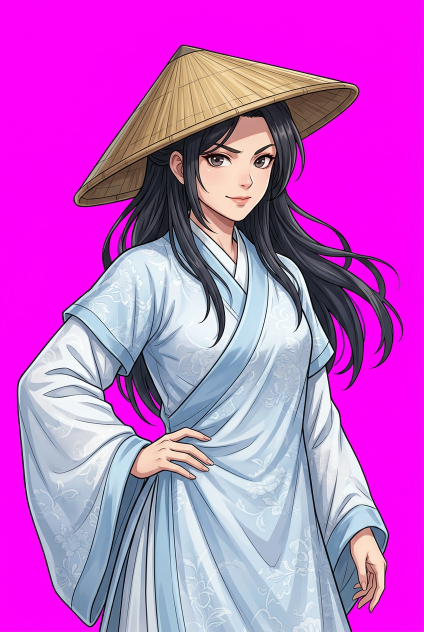
#> input picture detective/generated-images/_2026-05-18T14-22-12.png, 848 x 1264 px (shown at 1/2 size)
$ python defringe_portrait.py ../generated-images/_2026-05-18T14-22-12.png out.png
#> lines starting #> are read from the running program, lines starting #| are printed output that depends on the picture; after the words box and inside, x2 and y2 are one past the last pixel; in counts of white or black regions, pixels touching at a corner belong together
from __future__ import annotations

from collections import deque
from pathlib import Path
import sys

import numpy as np
from PIL import Image, ImageFilter


def _border_rgb(data: np.ndarray) -> np.ndarray:
    h, w, _ = data.shape
    border = np.concatenate([
        data[0, :, :3],
        data[h - 1, :, :3],
        data[:, 0, :3],
        data[:, w - 1, :3],
    ], axis=0)
    return np.median(border, axis=0)


def _connected_background_mask(rgb: np.ndarray, bg: np.ndarray, tolerance: float = 70.0) -> np.ndarray:
    h, w, _ = rgb.shape
    dist = np.linalg.norm(rgb.astype(np.float32) - bg.astype(np.float32), axis=2)

    # 只把紫/绿纯色底作为候选，避免误删衣服/肤色。
    r, g, b = rgb[:, :, 0], rgb[:, :, 1], rgb[:, :, 2]
    bg_is_green = bg[1] > bg[0] + 15 and bg[1] > bg[2] + 15
    bg_is_purple = bg[0] > bg[1] + 15 and bg[2] > bg[1] + 15
    if bg_is_green:
        chroma_candidate = (g > r + 30) & (g > b + 30)
    elif bg_is_purple:
        chroma_candidate = (r > g + 22) & (b > g + 22)
    else:
        chroma_candidate = np.ones((h, w), dtype=bool)

    # flood fill 从画布边缘向内扩展，仅依赖距离阈值。
    # chroma_candidate 对暗绿色背景误判率高，改为只用距离。
    candidate = dist < tolerance
    visited = np.zeros((h, w), dtype=bool)
    q: deque[tuple[int, int]] = deque()

    def push(y: int, x: int) -> None:
        if 0 <= y < h and 0 <= x < w and candidate[y, x] and not visited[y, x]:
            visited[y, x] = True
            q.append((y, x))

    for x in range(w):
        push(0, x)
        push(h - 1, x)
    for y in range(h):
        push(y, 0)
        push(y, w - 1)

    while q:
        y, x = q.popleft()
        push(y - 1, x)
        push(y + 1, x)
        push(y, x - 1)
        push(y, x + 1)

    return visited


def _defringe_visible_chroma(data: np.ndarray) -> np.ndarray:
    """清掉已经透明化后仍可见的紫/绿描边 — 仅限极窄边缘，不伤角色。"""
    r, g, b, a = data[:, :, 0], data[:, :, 1], data[:, :, 2], data[:, :, 3]
    transparent = a < 8
    transparent_img = Image.fromarray((transparent.astype(np.uint8) * 255), mode="L")
    # 只取 5px 边缘带（原来 27px 太宽，会吃掉角色）
    edge_band = np.array(transparent_img.filter(ImageFilter.MaxFilter(size=5)), dtype=np.uint8) > 0

    purple = (a > 8) & edge_band & (r > g + 12) & (b > g + 12) & (((r + b) * 0.5) > g + 18)
    blue_purple = (a > 8) & edge_band & (b > g + 15) & (r > g + 5)
    green = (a > 8) & edge_band & (g > r + 15) & (g > b + 15)
    fringe = purple | blue_purple | green
    if not np.any(fringe):
        return data

    # 最外层色键污染不做灰化，直接透明，避免在深色背景上出现灰边。
    data[:, :, 3][fringe] = 0

    # 对紧邻透明区域的低 alpha 雾边再收一次 — 只收 3px（原来 9px 太宽）。
    r, g, b, a = data[:, :, 0], data[:, :, 1], data[:, :, 2], data[:, :, 3]
    transparent = a < 8
    transparent_img = Image.fromarray((transparent.astype(np.uint8) * 255), mode="L")
    tight_edge = np.array(transparent_img.filter(ImageFilter.MaxFilter(size=3)), dtype=np.uint8) > 0
    edge_haze = tight_edge & (a > 0) & (a < 64)
    data[:, :, 3][edge_haze] = 0

    return data


def remove_chroma_background(path: str, out_path: str | None = None) -> None:
    """移除AI立绘的紫色/绿色纯色背景，并做去边。"""
#> called with out_path = 'out.png'
    if out_path is None:
        out_path = path

    img = Image.open(path).convert("RGBA")
    data = np.array(img, dtype=np.float32)
    rgb = data[:, :, :3].astype(np.uint8)
#> rgb is the input picture: shape (1264, 848, 3); mean R, G, B 195.3, 94.3, 202.2
    bg = _border_rgb(data).astype(np.float32)
#> bg = [251, 11.5, 248]

    bg_mask = _connected_background_mask(rgb, bg)
#> in _connected_background_mask, `dist = np.linalg.norm(rgb.astype(np.float32) - bg.astype(np.float32), ..`:
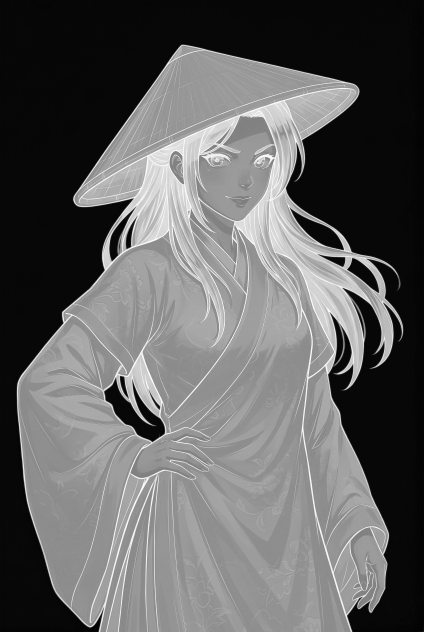
#> dist: shape (1264, 848) float32 (shown at 1/2 size); min 1.5, max 353, mean 137; drawn with min black and max white
#> in _connected_background_mask, `r, g, b = rgb[:, :, 0], rgb[:, :, 1], rgb[:, :, 2]`:
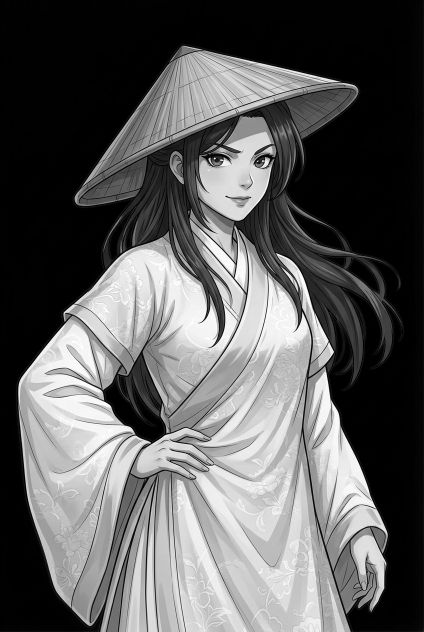
#> g: shape (1264, 848) (shown at 1/2 size); min 0, max 255, mean 94.3
#> in _connected_background_mask, `r, g, b = rgb[:, :, 0], rgb[:, :, 1], rgb[:, :, 2]`:
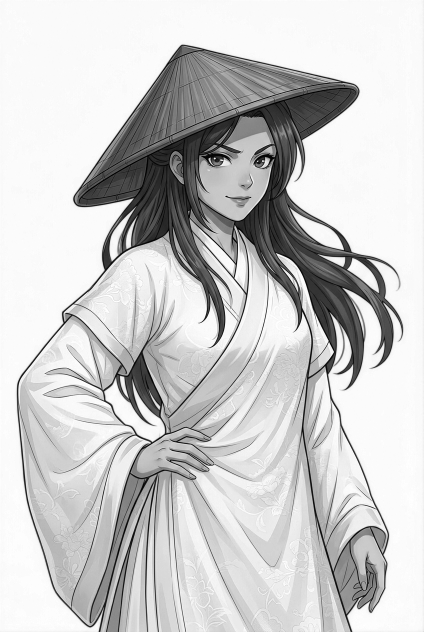
#> b: shape (1264, 848) (shown at 1/2 size); min 0, max 255, mean 202.2
#> in _connected_background_mask, `bg_is_green = bg[1] > bg[0] + 15 and bg[1] > bg[2] + 15`: bg_is_green = False
#> in _connected_background_mask, `bg_is_purple = bg[0] > bg[1] + 15 and bg[2] > bg[1] + 15`: bg_is_purple = True
#> in _connected_background_mask, `chroma_candidate = (r > g + 22) & (b > g + 22)`:
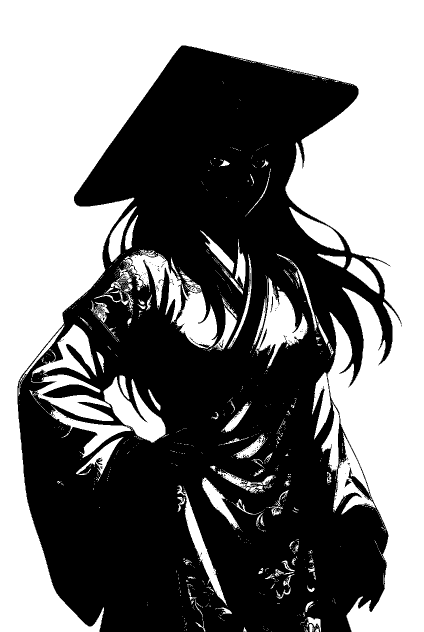
#> chroma_candidate: shape (1264, 848) bool (shown at 1/2 size); 48.8% white; 1021 white regions (891 under 20 px), largest, box (x1, y1, x2, y2) and area: (0, 0, 848, 1264) 436851, (510, 555, 615, 737) 7060, (207, 753, 331, 885) 6750
#> in _connected_background_mask, `candidate = dist < tolerance`: candidate: shape (1264, 848) bool; 41% white; 13 white regions (2 under 20 px), largest, box (x1, y1, x2, y2) and area: (0, 0, 848, 1264) 426245, (209, 758, 329, 883) 5625, (582, 419, 687, 500) 2843
#> bg_mask: shape (1264, 848) bool; 39.8% white; 1 white region, box (x1, y1, x2, y2) and area: (0, 0, 848, 1264) 426245

    # 扩大一点背景区域，吃掉紧贴人物的色边 — 只扩 1 像素（用 3x3 MaxFilter），避免吃掉角色。
    bg_img = Image.fromarray((bg_mask.astype(np.uint8) * 255), mode="L")
    bg_expanded = bg_img.filter(ImageFilter.MaxFilter(size=3))
#> bg_expanded: PIL image 848x1264 L; 40.3% white; 1 white region, box (x1, y1, x2, y2) and area: (0, 0, 848, 1264) 432255
    bg_soft = bg_expanded.filter(ImageFilter.GaussianBlur(radius=0.8))
    bg_alpha = np.array(bg_soft, dtype=np.float32) / 255.0

    alpha = data[:, :, 3]
#> alpha: shape (1264, 848) float32; every value is 255
    alpha = alpha * (1.0 - bg_alpha)
    data[:, :, 3] = np.clip(alpha, 0, 255)

    # 全局色键：处理人物手臂/烟杆/发丝围出的内部孔洞；这些区域不连到画布边缘，不能只靠 flood fill。
    # 仅在已确认是背景色的区域应用，避免误删角色像素。
    r, g, b, a = data[:, :, 0], data[:, :, 1], data[:, :, 2], data[:, :, 3]
    global_purple = (a > 0) & (r > g + 30) & (b > g + 30) & (((r + b) * 0.5) > g + 45)
#> global_purple: shape (1264, 848) bool; 2.5% white; 9 white regions, largest, box (x1, y1, x2, y2) and area: (32, 88, 808, 1264) 12166, (207, 754, 331, 885) 6400, (579, 415, 689, 501) 3216
    global_green = (a > 0) & (g > r + 45) & (g > b + 45)
#> global_green: shape (1264, 848) bool; every value is 0
    data[:, :, 3][global_purple | global_green] = 0

    # 第一遍：处理半透明色边 — 仅限紧邻透明区域的极窄边缘（3px）。
    r, g, b, a = data[:, :, 0], data[:, :, 1], data[:, :, 2], data[:, :, 3]
    transparent_for_edge = a < 8
#> transparent_for_edge: shape (1264, 848) bool; 41.9% white; 9 white regions, largest, box (x1, y1, x2, y2) and area: (0, 0, 848, 1264) 434336, (207, 754, 331, 885) 6400, (579, 415, 689, 501) 3216
    transparent_img_edge = Image.fromarray((transparent_for_edge.astype(np.uint8) * 255), mode="L")
    narrow_edge = np.array(transparent_img_edge.filter(ImageFilter.MaxFilter(size=3)), dtype=np.uint8) > 0
#> narrow_edge: shape (1264, 848) bool; 42.7% white; 7 white regions, largest, box (x1, y1, x2, y2) and area: (0, 0, 848, 1264) 443783, (206, 750, 332, 886) 7693, (693, 514, 760, 588) 2189
    edge = narrow_edge & (a > 3) & (a < 245)
#> edge: shape (1264, 848) bool; 0.46% white in thin lines or dots, all inside (x1, y1, x2, y2) = (34, 90, 805, 1264)
    purple = edge & (r > g + 12) & (b > g + 12)
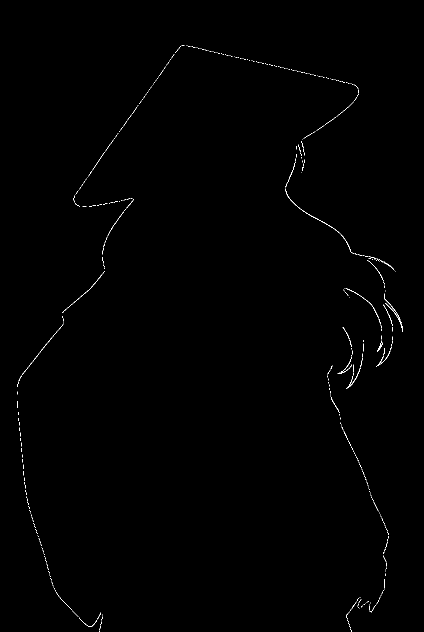
#> purple: shape (1264, 848) bool (shown at 1/2 size); 0.32% white in thin lines or dots, all inside (x1, y1, x2, y2) = (34, 90, 805, 1264)
    green = edge & (g > r + 15) & (g > b + 15)
    fringe = purple | green
    if np.any(fringe):
        neutral = np.median(data[~bg_mask & (a > 200), :3], axis=0) if np.any(~bg_mask & (a > 200)) else np.array([120, 100, 85])
#> neutral = [171, 182, 198]
        data[fringe, 0] = data[fringe, 0] * 0.55 + neutral[0] * 0.45
        data[fringe, 1] = data[fringe, 1] * 0.55 + neutral[1] * 0.45
        data[fringe, 2] = data[fringe, 2] * 0.55 + neutral[2] * 0.45

    # 第二遍：处理仍然不透明、但肉眼可见的紫/绿外描边。
    data = _defringe_visible_chroma(data)
#> in _defringe_visible_chroma, `edge_band = np.array(transparent_img.filter(ImageFilter.MaxFilter(size..`: edge_band: shape (1264, 848) bool; 43.4% white; 6 white regions, box (x1, y1, x2, y2) and area: (0, 0, 848, 1264) 452117, (205, 749, 333, 887) 8528, (692, 513, 761, 589) 2475, (249, 429, 277, 501) 980, (633, 506, 693, 537) 979, (295, 778, 323, 822) 482
#> in _defringe_visible_chroma, `r, g, b, a = data[:, :, 0], data[:, :, 1], data[:, :, 2], data[:, :, 3]`:
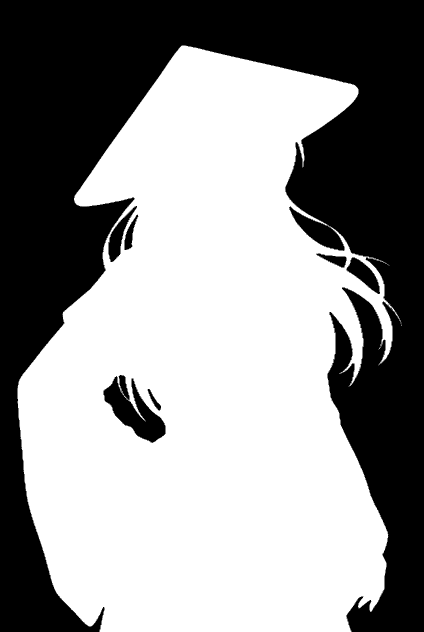
#> a: shape (1264, 848) float32 (shown at 1/2 size); min 0, max 255, mean 146.6
#> in _defringe_visible_chroma, `transparent = a < 8`: transparent: shape (1264, 848) bool; 42.5% white; 7 white regions, largest, box (x1, y1, x2, y2) and area: (0, 0, 848, 1264) 441676, (207, 750, 331, 886) 7578, (693, 515, 760, 588) 2121
#> in _defringe_visible_chroma, `tight_edge = np.array(transparent_img.filter(ImageFilter.MaxFilter(siz..`:
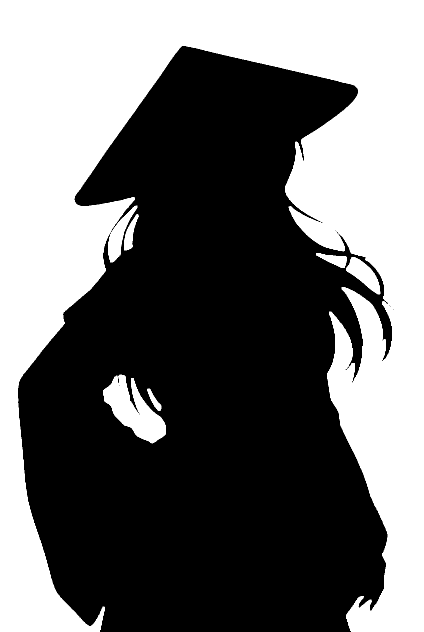
#> tight_edge: shape (1264, 848) bool (shown at 1/2 size); 43.2% white; 6 white regions, box (x1, y1, x2, y2) and area: (0, 0, 848, 1264) 450181, (206, 749, 332, 887) 8426, (692, 514, 761, 589) 2405, (248, 428, 278, 501) 973, (632, 506, 694, 536) 963, (294, 777, 323, 822) 473

    result = Image.fromarray(np.clip(data, 0, 255).astype(np.uint8), mode="RGBA")
    result.save(out_path)
    print(f"Saved transparent portrait: {out_path}")


# [73 lines left out: function despill_green_from_hair, not called in this run]


# 旧入口名保留，兼容已有调用。
def defringe_purple(path: str, out_path: str | None = None) -> None:
    remove_chroma_background(path, out_path)


if __name__ == "__main__":
    if len(sys.argv) < 2:
        print("Usage: python defringe_portrait.py <image.png> [output.png] [--despill-green]")
        sys.exit(1)
    inp = sys.argv[1]
    outp = sys.argv[2] if len(sys.argv) > 2 and not sys.argv[2].startswith("--") else inp
    if not Path(inp).exists():
        print(f"File not found: {inp}")
        sys.exit(1)
    if "--despill-green" in sys.argv:
        despill_green_from_hair(inp, outp)
    else:
        remove_chroma_background(inp, outp)
